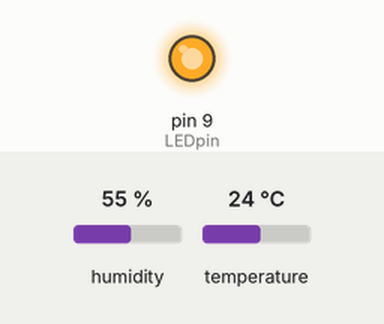
The sketch below on a simulated Arduino Uno, built for the host (arithmetic inside an expression is 32-bit, double 64-bit). Shown: output pins drawn as LEDs (lit = HIGH). Wiring (inferred from the names in the program): DHT22 sensor: data pin 17. The test bench sets the inputs (shaded band); at power-on: humidity 55 %, temperature 24 °C. WiFi joins after 1.5 s; servers stay silent unless stated; random numbers use the default seed unless the sketch sets one; no MQTT or app messages arrive unless stated; what the sketch prints to the serial monitor is not drawn.

Above: at 1.6 s.
At 125.8 s:
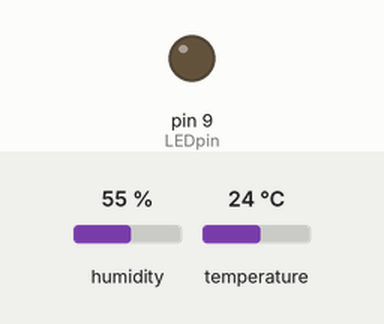
Timing chart, 0 to 127.3 s (numbered marks = the images above):
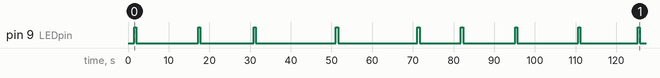

The sketch:

mqtt_aqe.ino
```cpp
#include <SPI.h>
#include <Ethernet.h>
#include <PubSubClient.h>
#include <Wire.h>
#include <DHT.h>


#define MQTT_SERVER "192.168.1.103"

#define DHTPIN 17 // analog pin 3
#define DHTTYPE DHT22
DHT dht(DHTPIN, DHTTYPE);

byte MAC_ADDRESS[] = { 0x91, 0xA3, 0xBB, 0x00, 0x01, 0x03 };
char message_buff[30];

int LEDpin   = 9;

EthernetClient ethClient;  // Ethernet object
PubSubClient client( MQTT_SERVER, 1883, callback, ethClient); // MQTT object

void setup() {
  // set random MaAC
  for (byte i = 1; i < 6; ++i) {
    MAC_ADDRESS[i] = random(0,255);
  }

  Serial.begin(57600);
  randomSeed(analogRead(0));

  Serial.println("DHCP...");

  pinMode(LEDpin, OUTPUT);

  if (Ethernet.begin(MAC_ADDRESS) == 0)       // Get connected!
  {
      Serial.println("Failed to configure Ethernet using DHCP");
      return;
  } else {
      Serial.print("IP: ");                       // A little debug.. show IP address
      Serial.println(Ethernet.localIP());
  }

  if (client.connect("arduinoClient")) {      // connect to MQTT server
    Serial.println("Connected to MQTT");      // let us know this has happened
  }
}

void loop()
{
  digitalWrite(LEDpin, HIGH);

  // String pubString;

  float number = getHumidity();
  dtostrf(number, 4, 2, message_buff);
  // pubString.toCharArray(message_buff, pubString.length()+1);
  client.publish("sensors/humidity/aqe", message_buff);

  number = getTemperature();
  dtostrf(number, 4, 2, message_buff);
  client.publish("sensors/temperature/aqe", message_buff);

  digitalWrite(LEDpin, LOW);
  delay(random(10000,20000));
}

// handles message arrived on subscribed topic
void callback(char* topic, byte* payload, unsigned int length) {
}


//--------- DHT22 humidity ---------
float getHumidity(){
  float h = dht.readHumidity();
  if (isnan(h)){
    //failed to get reading from DHT
    delay(2500);
    h = dht.readHumidity();
    if(isnan(h)){
      return -1;
    }
  }
  else return h;
}

//--------- DHT22 temperature ---------
float getTemperature(){
  float t = dht.readTemperature();
  if (isnan(t)){
    //failed to get reading from DHT
    delay(2500);
    t = dht.readTemperature();
    if(isnan(t)){
      return -1;
    }
  }
  return t;
}
```

Measured:
- by itself, pin 9 (LEDpin): LOW → HIGH at 1.6 s, → LOW 0.53 s later, → HIGH 15.2 s later, → LOW 0.53 s later, … (18 changes in this stretch)
